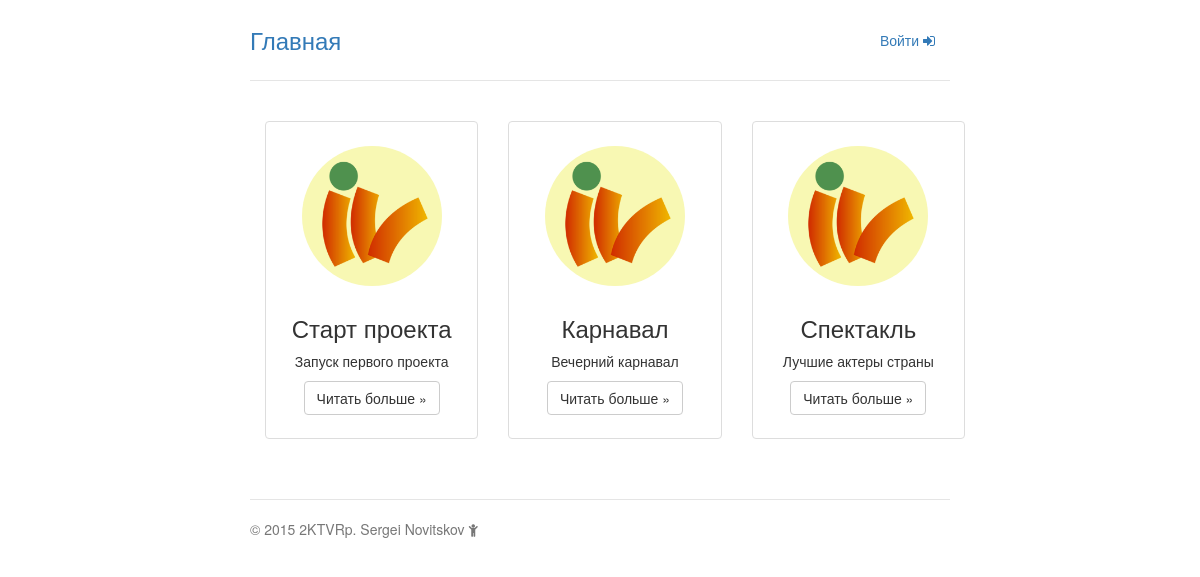
The page / on the database its author committed.
### tables this page shows
CREATE TABLE IF NOT EXISTS `events` (
  `id_event` int(11) NOT NULL,
  `name_eventR` varchar(20) NOT NULL,
  `short_desc_eventR` varchar(40) NOT NULL,
  `description_eventR` varchar(500) NOT NULL,
  `sponsor_event` varchar(50) NOT NULL,
  `date_event` date NOT NULL,
  `time_start` time NOT NULL,
  `time_stop` time NOT NULL,
  `image_logo` varchar(100) NOT NULL,
  `flag` bit(1) NOT NULL DEFAULT b'0'
);

### application/controller/Render.php (called while the page is built, shortened)
<?php
class RenderTemplate
{
	function render_template($path, array $args)
	{
		extract($args);
		require $path;
		$html = ob_get_clean();
		return $html;
	}
}
?>

### application/controller/EventsController.php (called while the page is built, shortened)
<?php
class EventsController extends RenderTemplate
{
	function list_action()
	{
		$model = new EventsModel();
		$events = $model ->get_all_events(true);
		$html = $this->render_template('application/view/templates/list.php', array('events' => $events));
		return $html;
	}
}
?>

### application/route/routing.php (called while the page is built)
<?php
$host = explode('?', $_SERVER['REQUEST_URI'])[0];
$uri  = explode('/', $host)[2];
if (isset($_SESSION["event_admin"]) && isset($_SESSION["event_pass"]))
	$access_granted = true; else $access_granted = false;
if ($uri == '' OR $uri == 'index.php')
{
	$control = new EventsController();
	$response = $control->list_action();
}
elseif ($uri == 'pupils' AND isset($_REQUEST["event"]))
{
	if (empty($_REQUEST['sort_by'])) $_REQUEST['sort_by'] = 'id';
	$control = new UsersController();
	$response = $control->plist_action($_REQUEST["event"], $_REQUEST['sort_by']);
}
elseif ($uri == 'login')
{
	$control = new UsersController();
	$response = $control->login_action();
}
elseif ($uri == 'logout')
{
	$control = new UsersController();
	$response = $control->logout_action();
}
elseif ($uri == 'admin' AND $access_granted)
{
	$control = new UsersController();
	$response = $control->admin_action();
}
elseif ($uri == 'add' AND $access_granted)
{
	$control = new EventsController();
	$response = $control->add_action();
}
elseif ($uri == 'event' AND $access_granted AND isset($_REQUEST["remove"]))
{
	$control = new EventsController();
	$response = $control->remove_action($_REQUEST['remove']);
}
elseif ($uri == 'event' AND $access_granted AND isset($_REQUEST["lock"]))
{
	$control = new EventsController();
	$response = $control->lock_action($_REQUEST['lock'], $_REQUEST['flag']);
}
elseif ($uri == 'event' AND isset($_REQUEST["show"]))
{
	$control = new EventsController();
	$response = $control->show_action($_REQUEST['show']);
}
else
{
	$control = new EventsController();
	$response = $control->error_404();
}
?>

### application/model/dbh.php (called while the page is built)
<?php
class DBH
{
	private $dbh;
	function DBH()
	{
		$db 	 = 'sergei_events';
		$user 	 = 'root';
		$pass 	 = '';
		$host 	 = 'localhost';
		$dsn = "mysql:host=$host;dbname=$db;charset=UTF8";
		$opt = array(
		 	PDO::ATTR_ERRMODE            => PDO::ERRMODE_EXCEPTION,
		    PDO::ATTR_DEFAULT_FETCH_MODE => PDO::FETCH_ASSOC);
		$this->dbh = new PDO($dsn, $user, $pass, $opt);
	}
	public function getDBH()
	{
		return $this->dbh;
	}
}
?>

### application/model/EventsModel.php (called while the page is built, shortened)
<?php
class EventsModel extends DBH
{
	public function get_all_events($flags)
	{
		if ($flags)
			$sql = 'SELECT * FROM events WHERE flag=1';
		else
			$sql = 'SELECT * FROM events';
		$stmt = $this->getDBH()->query($sql);
		$events = array();
		while ($row =$stmt-> fetch())
		{
			$events[]=$row;
		}
		return $events;
	}
}
?>

### application/view/templates/list.php (the view, shortened to what this page needs)
    <div class="container">
      <div class="row">
      	<?php foreach ($events as $event): ?>
        <div class="col-sm-6 col-md-4 text-center">
          <div class="thumbnail"><br>
            <img class="img-circle" src="public/images/<?php echo $event['image_logo']; ?>" alt="Event Logo" width="140" height="140">
            <div class="caption">
              <h3><?php echo $event['name_eventR']; ?></h3>
              <p><?php echo $event['short_desc_eventR']; ?></p>
              <p><a class="btn btn-default" href="event?show=<?php echo $event['id_event']; ?>" role="button">Читать больше &raquo;</a></p>
            </div>
          </div>
        </div>
        <?php endforeach ?>
      </div>
    </div>
<?php $content = ob_get_clean(); ?>
<?php include "application/view/templates/layout.php";

### application/view/templates/layout.php (shortened to what this page needs)
<!DOCTYPE html>
<html>
  <head>
    <link href="public/css/bootstrap.min.css" rel="stylesheet">
    <link href="public/css/jumbotron-narrow.css" rel="stylesheet">
    <link rel="stylesheet" href="https://maxcdn.bootstrapcdn.com/font-awesome/4.5.0/css/font-awesome.min.css">
  </head>
  <body>
    <div class="container">
      <div class="header clearfix">
        <nav>
          <ul class="nav nav-pills pull-right">
          <?php
            if (isset($_SESSION["event_admin"]) && isset($_SESSION["event_pass"]) )
            {
              echo '<li role="button"><a href="admin">Управление <i class="fa fa-cog"></i></a></li>';
              echo '<li role="button"><a href="logout">Выйти <i class="fa fa-sign-out"></i></a></li>';
            }
            else
            {
              echo '<li role="button"><a href="login">Войти <i class="fa fa-sign-in"></i>
</a></li>';
            }
          ?>
          </ul>
        </nav>
        <h3 class="text-muted">
          <?php echo '<a href="'.$_SERVER['PHP_SELF'].'">Главная</a>';
          if(!empty($title)) echo ' &#187 ' .$title; ?>
        </h3>
      </div>
      <div class="row marketing">
        <?php echo $content; ?>
      </div>
      <footer class="footer">
        <p>&copy; 2015 2KTVRp. Sergei Novitskov <i class="fa fa-child"></i></p>
      </footer>
    </div>
  </body>
</html>

### index.php (shortened to what this page needs)
<?php
	include_once 'application/model/dbh.php';
	include_once 'application/model/EventsModel.php';
	include_once 'application/controller/Render.php';
	include_once 'application/controller/EventsController.php';
	include_once 'application/route/routing.php';
	echo $response;
?>

### public/css/jumbotron-narrow.css (style rules this page uses)
body { padding-top: 20px; padding-bottom: 20px; }
.header, .marketing, .footer { padding-right: 15px; padding-left: 15px; }
.header { padding-bottom: 20px; border-bottom: 1px solid #e5e5e5; }
.header h3 { margin-top: 0; margin-bottom: 0; line-height: 40px; }
.footer { padding-top: 19px; color: #777; border-top: 1px solid #e5e5e5; }
@media (min-width: 768px) { .container { max-width: 730px; } }
.marketing { margin: 40px 0; }
@media screen and (min-width: 768px) { .header, .marketing, .footer { padding-right: 0; padding-left: 0; } }
@media screen and (min-width: 768px) { .header { margin-bottom: 30px; } }

### rows shown on the page
events: image_logo (picture), name_eventR "Старт проекта", short_desc_eventR "Запуск первого проекта"
events: image_logo (picture), name_eventR "Карнавал", short_desc_eventR "Вечерний карнавал"
events: image_logo (picture), name_eventR "Спектакль", short_desc_eventR "Лучшие актеры страны"
